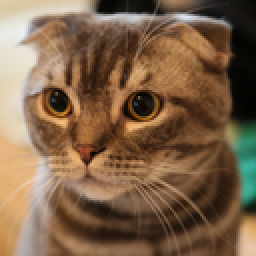
%> input picture regcovsmooth/images/cat.png, 128 x 128 px, shrunk from 512 x 512 before the run (shown 2 times larger)
$ octave demo.m   (GNU Octave 9; MATLAB toolbox functions it lacks are replaced by stand-ins)
%> lines starting %> are read from the running program, lines starting %| are printed output that depends on the picture
%> further down, I is the input picture: size 128x128x3 uint8; mean R, G, B 126.8, 99.3, 73.8
### image sharpening/normal/regcovsmooth.m
function S = regcovsmooth(Im,radius,ps,sigma,model)
%> called with radius = 10, ps = 6, sigma = 0.06, model = 'M1'
%   Paper : "Structure-Preserving Image Smoothing via Region Covariances"
%   Author: Levent Karacan, Erkut Erdem, Aykut Erdem
%            (karacan@cs.hacettepe.edu.tr, erkut@cs.hacettepe.edu.tr, aykut@cs.hacettepe.edu.tr)
%   Date  : 11/05/2013
%   Version : 1.0
%   Copyright 2013, Hacettepe University, Turkey.
%
%   Output:
%   S          : Structure component extracted from input image I.
%
%   Parameters:
%   @Im        : Input image.
%   @radius    : Filter size=2*radius X 2*radius.
%   @ps        : Patch size=2*ps X 2*ps
%   @sigma     : Parameter specifying smoothness amount.
%                Range (0.05, 1], 0.1 by defalut.
%   @model     : Model selection 'M1','M2','M3'
%
%   Example
%   ==========
%   I  = imread('zeugma.jpg');
%   S  = regcovsmooth(I);
%   Default Parameters (radius = 10, ps = 4, sigma = 0.2, model='M1')
%   figure, imshow(I), figure, imshow(S);

if (~exist('radius','var'))
    radius=10;
end
if (~exist('ps','var'))
    ps=4;
end
if (~exist('sigma','var'))
    sigma = 0.2;
end
if (~exist('model','var'))
    model='M2';
end

padsize=radius+ps;
filterlength=(2*radius+1)*(2*radius+1);
filtersize=(2*radius+1);
patchsize=2*ps+1;

[~,~,channel]=size(Im);
%> channel = 3
Im=double(Im);

if channel==3
    Img = mean(double(Im),3);
else
    Img = double(Im);
end

% Extract features
Im=padarray(Im,[padsize padsize],'symmetric');
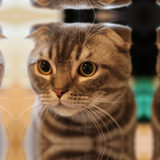
%> Im: size 160x160x3 double; mean R, G, B 0.508, 0.414, 0.319
Img=padarray(Img,[padsize padsize],'symmetric');
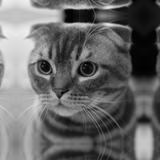
%> Img: size 160x160 double; min 0, max 0.936, mean 0.414
[h,w,ch]=size(Img);
%> h = 160; w = 160; ch = 1
I = Img;
d = [-1 0 1];
Iy = imfilter(Im,d,'symmetric','same','conv');
Ix = imfilter(Im,d','symmetric','same','conv');
Iyy = imfilter(Iy,d,'symmetric','same','conv');
Ixx = imfilter(Ix,d','symmetric','same','conv');
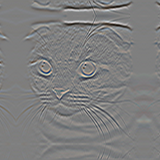
%> Ixx: size 160x160x3 double; mean R, G, B -8.52e-05, -0.000135, -0.000235; drawn with min black and max white
Ix=max(abs(Ix),[],3);
%> Ix: size 160x160 double
Iy=max(abs(Iy),[],3);
%> Iy: size 160x160 double
Ixx=max(abs(Ixx),[],3);
%> Ixx: size 160x160 double
Iyy=max(abs(Iyy),[],3);
%> Iyy: size 160x160 double
[s2, s1] = meshgrid(1:w,1:h);

I = Img/max(Img(:));
%> I: size 160x160 double
dummy=abs(Ix);
dummy2=abs(Iy);
dummy3=abs(Ixx);
dummy4=abs(Iyy);
Ixx = abs(Ixx)/max(dummy3(:));
Iyy = abs(Iyy)/max(dummy4(:));
Ix = abs(Ix)/max(dummy(:));
Iy = abs(Iy)/max(dummy2(:));
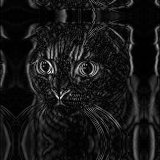
%> Iy: size 160x160 double; min 0, max 1, mean 0.0913
s1 = s1/max(s1(:));
s2 = s2/max(s2(:));
sF=7; % feature size
sFF=sF*sF;

% Model 1
if (strcmp(model,'M1'))
    regcovNew=zeros(sF,sF,h-2*ps,w-2*ps);
    regmeanNew=zeros(1,sF,h-2*ps,w-2*ps);
    Chols=zeros(sF,sF,h-2*ps,w-2*ps);
    birim=eye(sF,sF)*0.001;
    alpha=sqrt(8.0);

    for i=1+ps:1:h-ps
        for j=1+ps:1:w-ps
            patch=I(i-ps:i+ps,j-ps:j+ps);
            Ixp=Ix(i-ps:i+ps,j-ps:j+ps);
            Iyp=Iy(i-ps:i+ps,j-ps:j+ps);
            Ixxp=Ixx(i-ps:i+ps,j-ps:j+ps);
            Iyyp=Iyy(i-ps:i+ps,j-ps:j+ps);
            sp1=s1(i-ps:i+ps,j-ps:j+ps);
            sp2=s2(i-ps:i+ps,j-ps:j+ps);
            mat(:,1)=patch(:);
            mat(:,2)=abs(Ixp(:));
            mat(:,3)=abs(Iyp(:));
            mat(:,4)=abs(Ixxp(:));
            mat(:,5)=abs(Iyyp(:));
            mat(:,6)=sp2(:);
            mat(:,7)=sp1(:);

            covM=cov(mat);
            mmean=mean(mat);

            regcovNew(:,:,i-ps,j-ps)=covM;
            regmeanNew(:,:,i-ps,j-ps)=mmean;

            Cov1 = covM +birim;
            Cov1 = alpha*(size(Cov1,1)+0.1)*Cov1;
            Chols(:,:,i-ps,j-ps)=chol(Cov1);
        end
    end
    filterim=zeros(h-2*padsize,w-2*padsize,ch);

    for i=1+padsize:1:h-padsize
        for j=1+padsize:1:w-padsize
            covC=regcovNew(:,:,i-ps,j-ps);
            m=regmeanNew(:,:,i-ps,j-ps);

            covC = covC + 0.001*eye(size(covC));
            covC = alpha*(size(covC,1)+0.1)*covC;
            L = chol(covC);
            li=bsxfun(@plus,L',m);
            lj=bsxfun(@minus,m,L');
            li=li';
            lj=lj';
            li=li(:);
            lj=lj(:);

            resRef = [m li' lj'];

            REGMEAN2=regmeanNew(:,:,i-radius-ps:i+radius-ps,j-radius-ps:j+radius-ps);
            REGMEAN2=reshape(REGMEAN2,[sF filterlength]);
            REG=kron(REGMEAN2,ones(1,sF));
            REG=reshape(REG,[sF sF filterlength]);

            LM=Chols(:,:,i-radius-ps:i+radius-ps,j-radius-ps:j+radius-ps);
            LM=LM(:,:,:);
            LI=LM+REG;
            LJ=REG-LM;
            LI=reshape(LI,[sFF filterlength])';
            LJ=reshape(LJ,[sFF filterlength])';
            REF=[REGMEAN2' LI LJ];

            d1=bsxfun(@minus,REF,resRef);
            d2=d1.^2;
            DISTMAT=sum(d2,2);

            weightM=exp(-((DISTMAT.^2.0)./(2.0*sigma^2)));
            weightM=weightM./sum(weightM(:));

            if channel==3
                region1=Im(i-radius:i+radius,j-radius:j+radius,1);
                region2=Im(i-radius:i+radius,j-radius:j+radius,2);
                region3=Im(i-radius:i+radius,j-radius:j+radius,3);
                filterim(i-padsize,j-padsize,1) = sum(region1(:).*weightM);
                filterim(i-padsize,j-padsize,2) = sum(region2(:).*weightM);
                filterim(i-padsize,j-padsize,3) = sum(region3(:).*weightM);
            else
                region1=Im(i-radius:i+radius,j-radius:j+radius);
                filterim(i-padsize,j-padsize,1) = sum(region1(:).*weightM);
            end
        end
    end
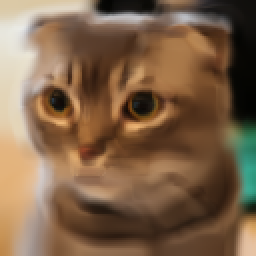
%> filterim: size 128x128x3 double (shown 2 times larger); mean R, G, B 0.498, 0.389, 0.29
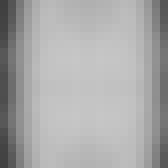
%> region2: size 21x21 double (shown 8 times larger); min 0.251, max 0.776, mean 0.662
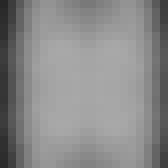
%> region3: size 21x21 double (shown 8 times larger); min 0.153, max 0.659, mean 0.54
    S=filterim;

% Model 2
elseif strcmp(model,'M2')
    filterim=zeros(h-2*padsize,w-2*padsize,ch);
    regcovNew=zeros(sF,sF,h-2*ps,w-2*ps);
    regmeanNew=zeros(1,sF,h-2*ps,w-2*ps);

    % Compute region covariances
    for i=1+ps:1:h-ps
        for j=1+ps:1:w-ps
            patch=I(i-ps:i+ps,j-ps:j+ps);
            Ixp=Ix(i-ps:i+ps,j-ps:j+ps);
            Iyp=Iy(i-ps:i+ps,j-ps:j+ps);
            Ixxp=Ixx(i-ps:i+ps,j-ps:j+ps);
            Iyyp=Iyy(i-ps:i+ps,j-ps:j+ps);
            [sp2,sp1]=meshgrid(1:size(patch,2),1:size(patch,1));

            mat(:,1)=patch(:);
            mat(:,2)=abs(Ixp(:));
            mat(:,3)=abs(Iyp(:));
            mat(:,4)=abs(Ixxp(:));
            mat(:,5)=abs(Iyyp(:));
            mat(:,6)=sp2(:);
            mat(:,7)=sp1(:);

            covM=cov(mat);
            mmean=mean(mat);

            regcovNew(:,:,i-ps,j-ps)=covM;
            regmeanNew(:,:,i-ps,j-ps)=mmean;
        end
    end


    clear Ix Iy Ixx Iyy I mat
    UNITMAT= reshape(repmat(eye(sF),1,filtersize*filtersize),[sF sF filtersize*filtersize]);
    for i=1+padsize:1:h-padsize
        for j=1+padsize:1:w-padsize
            cov1=regcovNew(:,:,i-ps,j-ps);
            m1=regmeanNew(:,:,i-ps,j-ps);

            REGCOV2=regcovNew(:,:,i-radius-ps:i+radius-ps,j-radius-ps:j+radius-ps);
            REGCOV2=REGCOV2(:,:,:);

            REGMEAN2=regmeanNew(:,:,i-radius-ps:i+radius-ps,j-radius-ps:j+radius-ps);
            REGMEAN2=reshape(REGMEAN2,[sF filtersize*filtersize]);
            REGMEAN2=REGMEAN2';

            cov1=cov1*0.5;
            REGCOV=bsxfun(@plus,REGCOV2*0.5,cov1);
            MEANDIFF=bsxfun(@minus,REGMEAN2,m1);
            MEANDIFFTRANS=MEANDIFF';

            REGCOV=mmx('backslash',REGCOV,UNITMAT); % uses LU

            D1=reshape(MEANDIFF',[1 sF filtersize*filtersize]);
            D2=reshape(MEANDIFFTRANS,[sF 1 filtersize*filtersize]);
            dist1=mtimesx(D1,REGCOV);
            DISTMAT=mtimesx(dist1,D2);
            DISTMAT=DISTMAT(:);

            % Weights
            weight=exp(-((DISTMAT.^2)./(2*sigma^2)));
            weight=weight./sum(weight(:));

            if channel==3
                region1=Im(i-radius:i+radius,j-radius:j+radius,1);
                region2=Im(i-radius:i+radius,j-radius:j+radius,2);
                region3=Im(i-radius:i+radius,j-radius:j+radius,3);
                filterim(i-padsize,j-padsize,1) = sum(region1(:).*weight);
                filterim(i-padsize,j-padsize,2) = sum(region2(:).*weight);
                filterim(i-padsize,j-padsize,3) = sum(region3(:).*weight);
            else
                region1=Im(i-radius:i+radius,j-radius:j+radius);
                filterim(i-padsize,j-padsize,1) = sum(region1(:).*weight);
            end
        end
    end
    S=filterim;

% Model 3 (Using KL-div btw 2 normal distributions, suggested by Rahul Narain)
elseif (strcmp(model,'M3'))
    sigma=2*sigma;
    filterim=zeros(h-2*padsize,w-2*padsize,ch);
    regcov=zeros(sF,sF,h-2*ps,w-2*ps);
    regmean=zeros(1,sF,h-2*ps,w-2*ps);
    regcovInv=zeros(sF,sF,h-2*ps,w-2*ps);
    regcovDet=zeros(h-2*ps,w-2*ps);

    for i=1+ps:1:h-ps
        for j=1+ps:1:w-ps
            patch=I(i-ps:i+ps,j-ps:j+ps);
            Ixp=Ix(i-ps:i+ps,j-ps:j+ps);
            Iyp=Iy(i-ps:i+ps,j-ps:j+ps);
            Ixxp=Ixx(i-ps:i+ps,j-ps:j+ps);
            Iyyp=Iyy(i-ps:i+ps,j-ps:j+ps);
            [sp2,sp1]=meshgrid(1:size(patch,2),1:size(patch,1));

            mat(:,1)=patch(:);
            mat(:,2)=abs(Ixp(:));
            mat(:,3)=abs(Iyp(:));
            mat(:,4)=abs(Ixxp(:));
            mat(:,5)=abs(Iyyp(:));
            mat(:,6)=sp2(:);
            mat(:,7)=sp1(:);

            covM=cov(mat);
            mmean=mean(mat);
            regcov(:,:,i-ps,j-ps)=covM;
            regmean(:,:,i-ps,j-ps)=mmean;
            regcovInv(:,:,i-ps,j-ps)=covM\eye(sF,sF);
            regcovDet(i-ps,j-ps)=det(covM);
        end
    end


    unitmat=eye(sF,sF);
    for i=1+padsize:1:h-padsize
        for j=1+padsize:1:w-padsize
            cov1=regcov(:,:,i-ps,j-ps);
            m1=regmean(:,:,i-ps,j-ps);
            Det1=regcovDet(i-ps,j-ps);

            InvCOV2=regcovInv(:,:,i-ps-radius:i-ps+radius,j-ps-radius:j-ps+radius);
            InvCOV2=InvCOV2(:,:,:);

            COV1=repmat(cov1,1,filterlength);
            COV1=reshape(COV1,[sF sF filterlength]);
            T=mtimesx(InvCOV2,COV1);

            T=bsxfun(@times,T,unitmat);
            T1=sum(sum(T,1),2);
            T1=T1(:);

            REGMEAN2=regmean(:,:,i-radius-ps:i+radius-ps,j-radius-ps:j+radius-ps);
            MEANDIFFMat=bsxfun(@minus,REGMEAN2,m1);
            MEANDIFF=reshape(MEANDIFFMat,[1 sF ,filterlength]);
            MEANDIFFTRANS=reshape(MEANDIFFMat,[sF 1 ,filterlength]);

            dist1=mtimesx(MEANDIFF,InvCOV2);
            T2=mtimesx(dist1,MEANDIFFTRANS);
            T2=T2(:);
            T3=ones(filterlength,1)*sF;
            DET2=regcovDet(i-radius-ps:i+radius-ps,j-radius-ps:j+radius-ps);
            T4=log(Det1./DET2);
            T4=T4(:);
            DISTMAT=(T1+T2-T3-T4)/2;

            weight=exp(-((DISTMAT)./(2*sigma^2)));
            weight=weight./sum(weight(:));

            if channel==3
                region1=Im(i-radius:i+radius,j-radius:j+radius,1);
                region2=Im(i-radius:i+radius,j-radius:j+radius,2);
                region3=Im(i-radius:i+radius,j-radius:j+radius,3);
                filterim(i-padsize,j-padsize,1) = sum(region1(:).*weight);
                filterim(i-padsize,j-padsize,2) = sum(region2(:).*weight);
                filterim(i-padsize,j-padsize,3) = sum(region3(:).*weight);
            else
                region1=Im(i-radius:i+radius,j-radius:j+radius);
                filterim(i-padsize,j-padsize,1) = sum(region1(:).*weight);
            end
        end
    end
    S=filterim;
end

### regcovsmooth/demo.m
tic
addpath(genpath('ext'));

I=imread('images/cat.png');%original image
I = im2double(I);

S=regcovsmooth(I,10,6,0.06,'M1');

% T=I-S;%texture
figure,imshow(S);%filtered image
toc
disp( ['Time: ',num2str(toc) ] );
